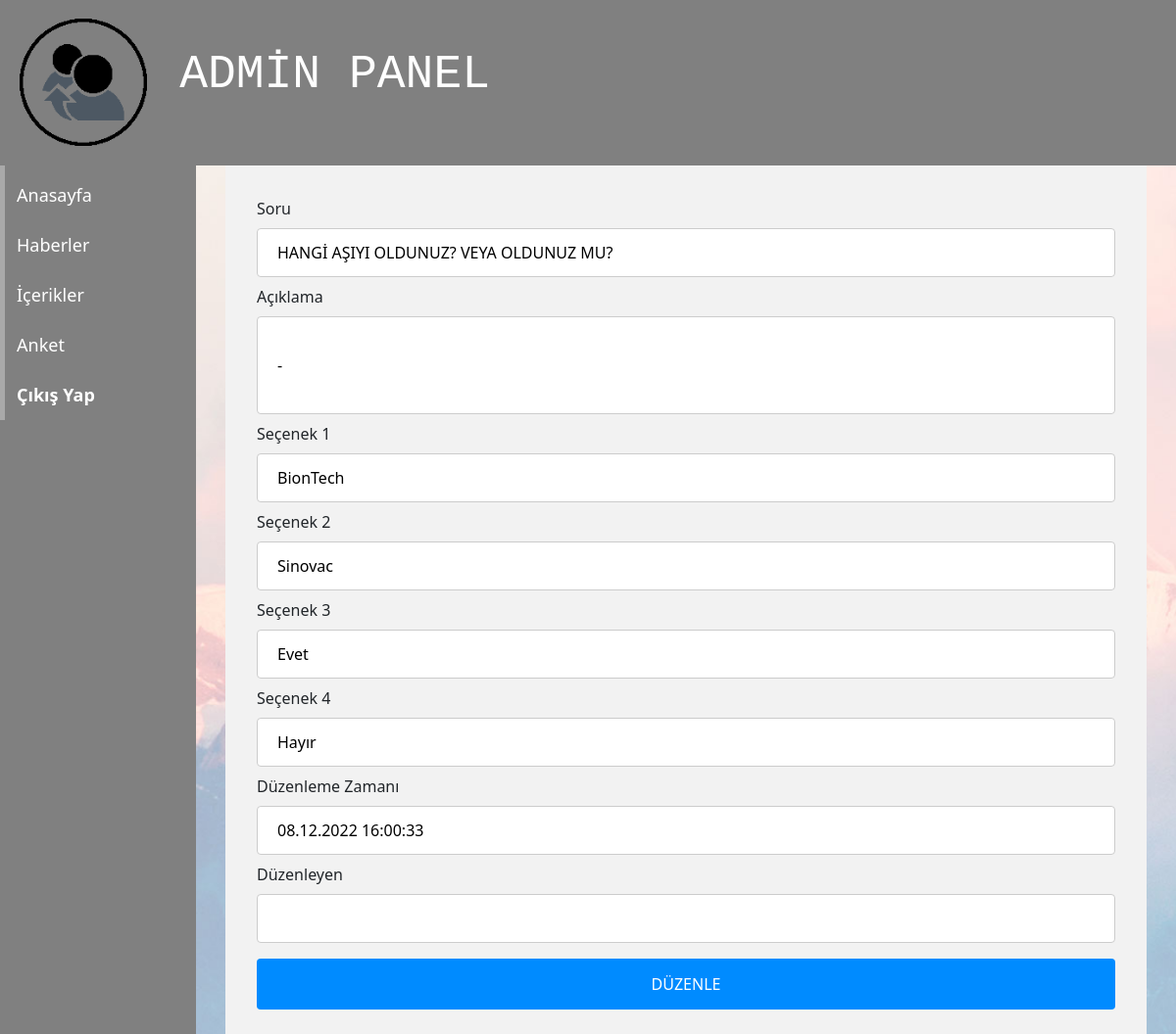
The page /anket_duzenle.php?id=1 on the database its author committed.
### tables this page shows
CREATE TABLE `surveys` (
  `ID` int(3) NOT NULL,
  `question` varchar(100) NOT NULL,
  `explanation` varchar(100) NOT NULL,
  `option1` varchar(30) NOT NULL,
  `option2` varchar(30) NOT NULL,
  `option3` varchar(30) NOT NULL,
  `option4` varchar(30) NOT NULL,
  `vote1` int(11) NOT NULL,
  `vote2` int(11) NOT NULL,
  `vote3` int(11) NOT NULL,
  `vote4` int(11) NOT NULL,
  `creation_time` varchar(20) NOT NULL,
  `owner` varchar(15) NOT NULL,
  `update_time` varchar(20) NOT NULL,
  `updater` varchar(15) NOT NULL,
  `state` tinyint(1) NOT NULL
);

### anket_duzenle.php (the view, shortened to what this page needs)
<?php
require("connect.php");
require("menu.php");
require("menu2.php");
$id = $_GET['id'];
?>
<!DOCTYPE html>
<html lang="en">
<head>
</head>
<body>
<div id="content">
<?php
      $sqlquery = "SELECT * FROM surveys WHERE ID =$id";
      $tablo = $db->query($sqlquery);
      if ($tablo->num_rows > 0) {
      ?>
<div class="container">
<?php
          while ($kayit = $tablo->fetch_assoc()) {
          ?>
    <form action="anket_duzenle_vt.php" method="post">
        <label for="header">Soru</label>
        <input type="text" id="fname" name="question" value="<?= $kayit["question"] ?>" required="required">
        <label for="content">Açıklama</label>
        <input type="text" name="explanation" value="<?= $kayit["explanation"] ?>" style="height:100px" required="required">
        <label for="content">Seçenek 1</label>
        <input type="text" name="option1" value="<?= $kayit["option1"] ?>" required="required">
        <label for="content">Seçenek 2</label>
        <input type="text" name="option2" value="<?= $kayit["option2"] ?>" required="required">
        <label for="content">Seçenek 3</label>
        <input type="text" name="option3" value="<?= $kayit["option3"] ?>" required="required">
        <label for="content">Seçenek 4</label>
        <input type="text" name="option4" value="<?= $kayit["option4"] ?>" required="required">
        <label>Düzenleme Zamanı</label>
        <input type="text" name="time" value="<?php echo date('d.m.Y H:i:s'); ?>">
        <label>Düzenleyen</label>
        <input type="text" name="updater" value="<?php echo $_SESSION['user'];?>">
        <input type="submit" value="DÜZENLE">
    </form>
    </div>
    <?php
          }
          ?>
<?php
      } else {
        echo "<script>swal('Kayıt Bulunamadı', 'Geçmek İçin OK tuşuna basın', 'warning')</script>";
      }
      ?>
</div>
</body>
</html>

### menu.php (style rules this page uses)
body { margin: 0px; }
.container { margin-top: 50px; }
#content { margin-left: 230px; margin-right:30px; padding: 1px 20px; margin-top:150px; }

### anket_duzenle.php (style rules this page uses)
input[type=text], select { width: 100%; padding: 12px 20px; margin: 8px 0; display: inline-block; border: 1px solid #ccc; border-radius: 4px; box-sizing: border-box; }
input[type=submit] { width: 100%; background-color: #008bff; color: white; padding: 14px 20px; margin: 8px 0; border: none; border-radius: 4px; cursor: pointer; }
div { background-color: #f2f2f2; }

### rows shown on the page
surveys: question "HANGİ AŞIYI OLDUNUZ? VEYA OLDUNUZ MU?", explanation "-", option1 "BionTech", option2 "Sinovac", option3 "Evet", option4 "Hayır"
